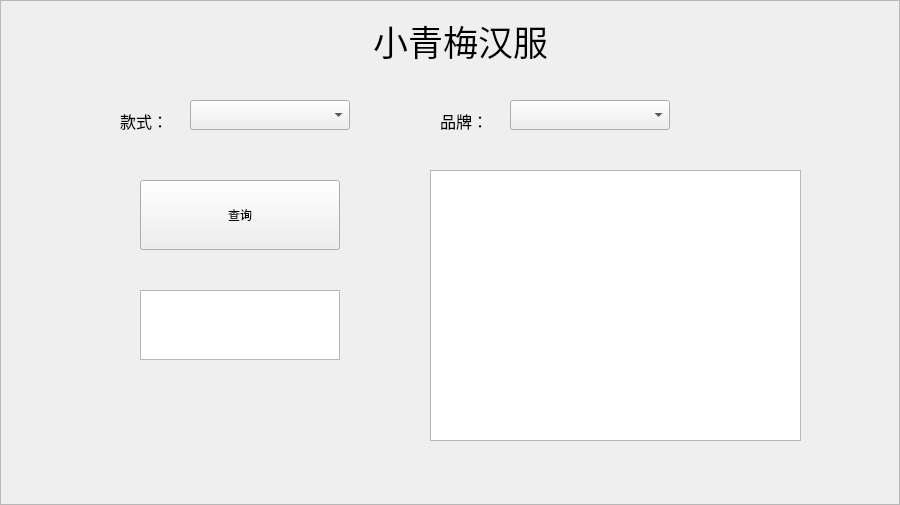
<?xml version="1.0" encoding="UTF-8"?>
<ui version="4.0">
 <class>Customer</class>
 <widget class="QWidget" name="Customer">
  <property name="geometry">
   <rect>
    <x>0</x>
    <y>0</y>
    <width>900</width>
    <height>505</height>
   </rect>
  </property>
  <property name="mouseTracking">
   <bool>false</bool>
  </property>
  <property name="windowTitle">
   <string>Form</string>
  </property>
  <property name="styleSheet">
   <string notr="true">QFrame#frame{
border-image: url(:/lantianlou.jpg);}</string>
  </property>
  <widget class="QFrame" name="frame">
   <property name="geometry">
    <rect>
     <x>0</x>
     <y>0</y>
     <width>900</width>
     <height>505</height>
    </rect>
   </property>
   <property name="frameShape">
    <enum>QFrame::StyledPanel</enum>
   </property>
   <property name="frameShadow">
    <enum>QFrame::Raised</enum>
   </property>
   <widget class="QLabel" name="label">
    <property name="geometry">
     <rect>
      <x>370</x>
      <y>10</y>
      <width>181</width>
      <height>61</height>
     </rect>
    </property>
    <property name="font">
     <font>
      <family>华文行楷</family>
      <pointsize>26</pointsize>
     </font>
    </property>
    <property name="text">
     <string>小青梅汉服</string>
    </property>
    <property name="alignment">
     <set>Qt::AlignCenter</set>
    </property>
   </widget>
   <widget class="QStackedWidget" name="stackedWidget">
    <property name="geometry">
     <rect>
      <x>100</x>
      <y>80</y>
      <width>731</width>
      <height>381</height>
     </rect>
    </property>
    <widget class="QWidget" name="page">
     <widget class="QLabel" name="label_2">
      <property name="geometry">
       <rect>
        <x>20</x>
        <y>30</y>
        <width>51</width>
        <height>21</height>
       </rect>
      </property>
      <property name="font">
       <font>
        <family>华文中宋</family>
        <pointsize>12</pointsize>
       </font>
      </property>
      <property name="text">
       <string>款式：</string>
      </property>
     </widget>
     <widget class="QLabel" name="label_3">
      <property name="geometry">
       <rect>
        <x>340</x>
        <y>30</y>
        <width>54</width>
        <height>21</height>
       </rect>
      </property>
      <property name="font">
       <font>
        <family>华文中宋</family>
        <pointsize>12</pointsize>
       </font>
      </property>
      <property name="text">
       <string>品牌：</string>
      </property>
     </widget>
     <widget class="QComboBox" name="Cus_queryTypeComboBox">
      <property name="geometry">
       <rect>
        <x>90</x>
        <y>20</y>
        <width>160</width>
        <height>30</height>
       </rect>
      </property>
     </widget>
     <widget class="QComboBox" name="Cus_queryBrandComboBox">
      <property name="geometry">
       <rect>
        <x>410</x>
        <y>20</y>
        <width>160</width>
        <height>30</height>
       </rect>
      </property>
     </widget>
     <widget class="QPushButton" name="Cus_queryPushButton">
      <property name="geometry">
       <rect>
        <x>40</x>
        <y>100</y>
        <width>200</width>
        <height>70</height>
       </rect>
      </property>
      <property name="text">
       <string>查询</string>
      </property>
     </widget>
     <widget class="QTableView" name="tableView">
      <property name="geometry">
       <rect>
        <x>40</x>
        <y>210</y>
        <width>200</width>
        <height>70</height>
       </rect>
      </property>
     </widget>
     <widget class="QTableView" name="tableView_2">
      <property name="geometry">
       <rect>
        <x>330</x>
        <y>90</y>
        <width>371</width>
        <height>271</height>
       </rect>
      </property>
     </widget>
    </widget>
    <widget class="QWidget" name="page_2"/>
   </widget>
  </widget>
 </widget>
 <resources/>
 <connections/>
</ui>
